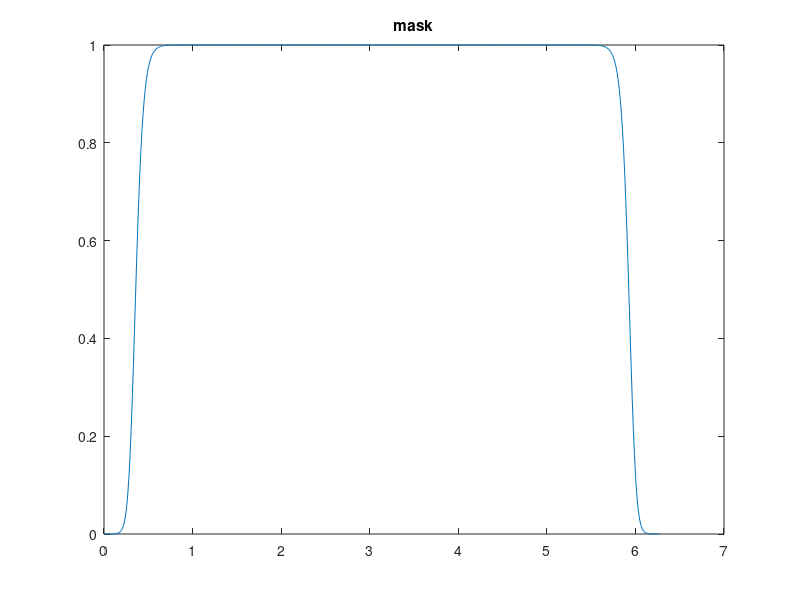
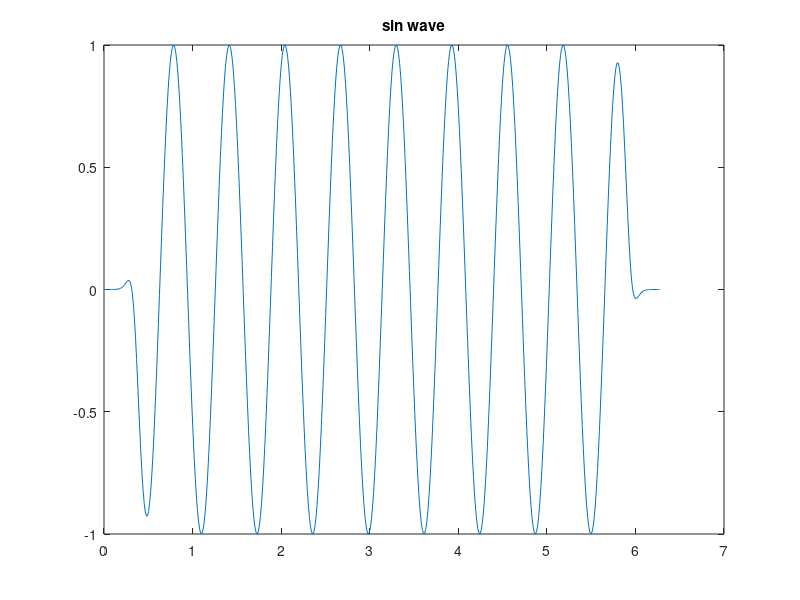
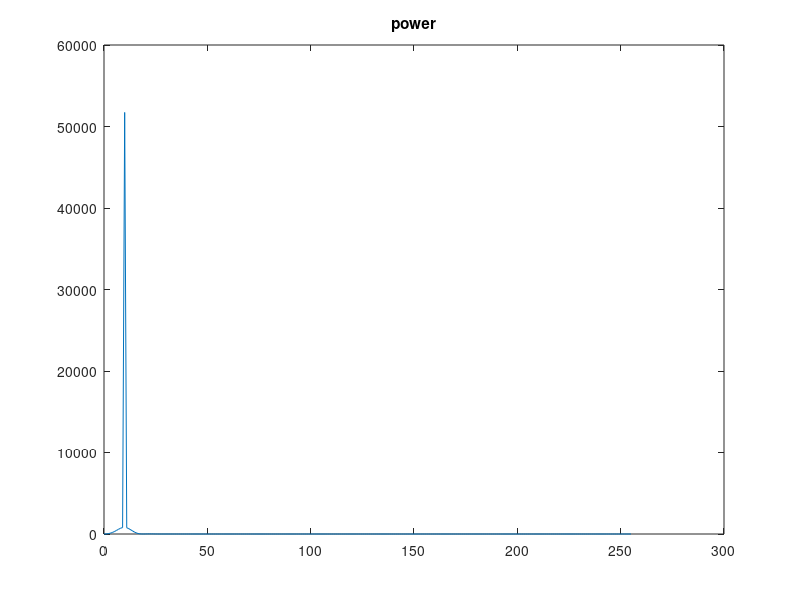
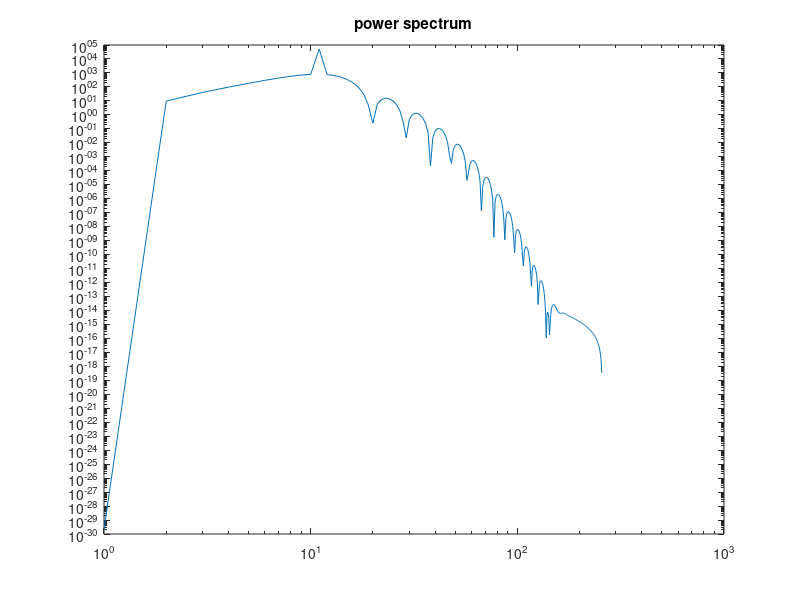

Recreate these plots in MATLAB, in order.
num=2^9;
x=linspace(0,2*pi,num+1);
x=x(1:num);

mask = (1./(1+exp(-20*(x-pi/10)))*1./(1+exp(20*(x-(2*pi-pi/10))))).^2;
figure, plot(x,mask), title 'mask';

y=sin(10*x)+normrnd(0,0,1,num);
comp1=fft(y);
comp2=fft(mask);
comb=conv(comp1,comp2)/num;
rpow=abs(comb).^2;
rpow=rpow(1:num/2);

y=y.*mask;
figure, plot(x,y), title 'sin wave';
fourier = fft(y);

%fourier2=fft(mask);
%[result,res]=deconv(fourier,fourier2);
%fourier=result;
%[~, num]=size(fourier);
power = abs(fourier).^2;
power = power(1:num/2);
figure, plot(0:num/2-1, power), title 'power';
figure, loglog(power), title 'power spectrum';
start=50;
fin=num/4;
halfx=num/2;
[p,S]=polyfit(log([start:halfx-fin]),log(power([start:halfx-fin])),1)
Xs=0:halfx-1;
Ys=exp(p(2)).*Xs.^p(1);
graphTitle = sprintf('fit %g', p(1));
figure, loglog(Xs,power,Xs,Ys,Xs,rpow), title(graphTitle);

